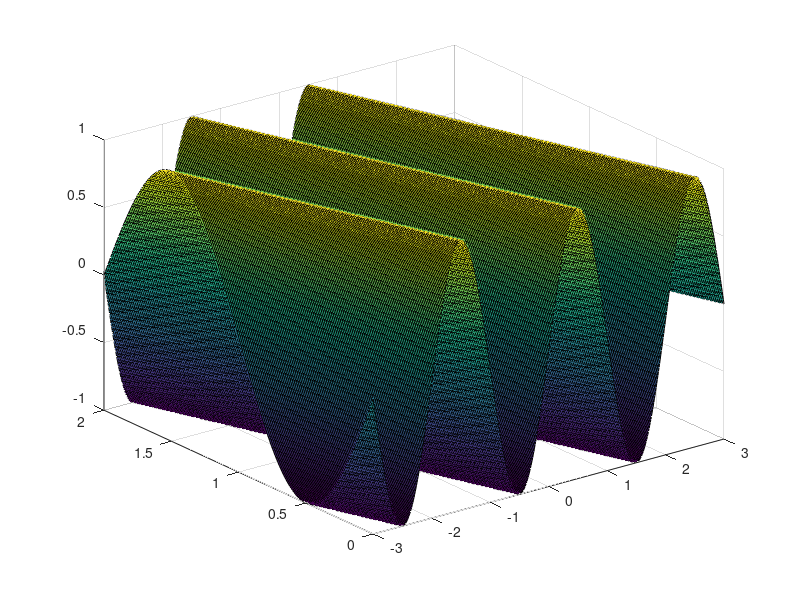
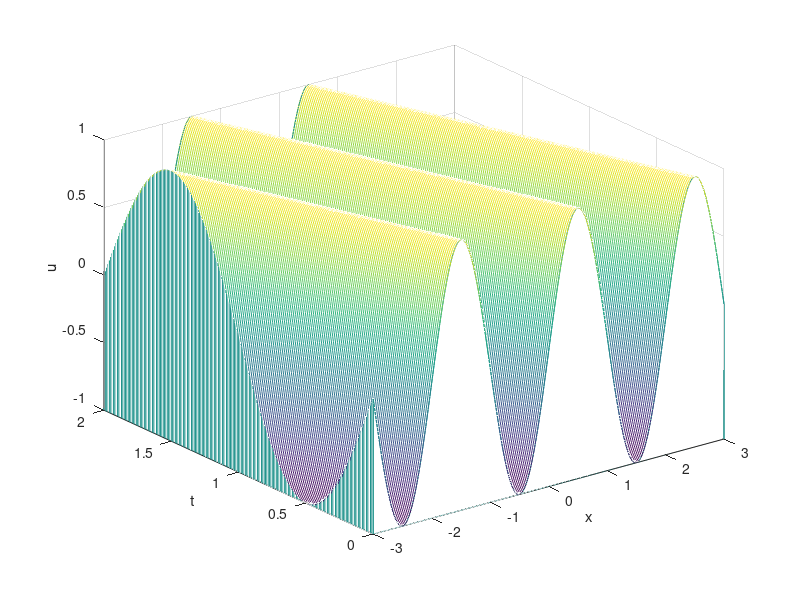
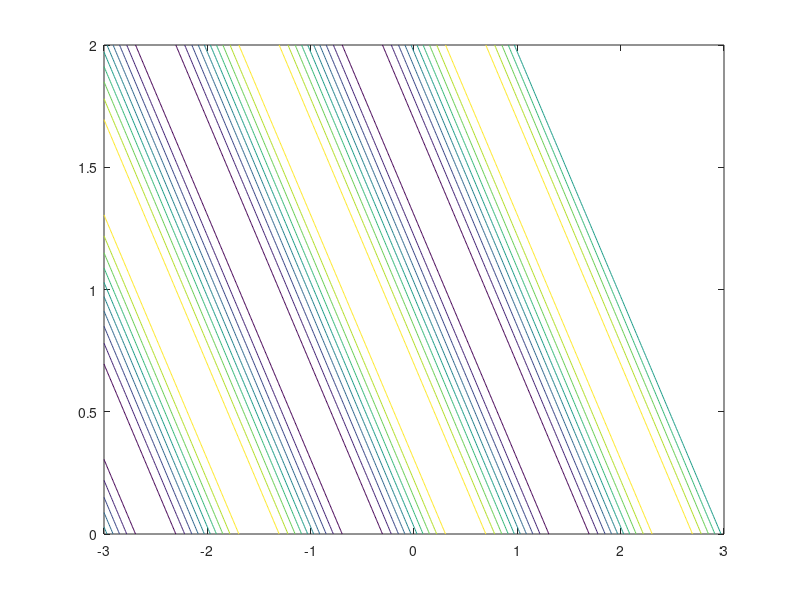

Write the MATLAB code that produced these figures, in order.
clear all

DeltaT= 0.01;
DeltaX = 0.01;
t_vals= 0:DeltaT:2;
x_vals = -3:DeltaX:3;
% def of 7.11
C = -1*DeltaT/DeltaX;

u_vals(1,:) = sin(pi*x_vals);

% steps+1 the same as
for i=2:length(t_vals)
%     u_diff=u_(n,m) -  u_(n+1,m) current position m
% row vector, all values of x
    u_diff = u_vals(i-1,:) - [u_vals(i-1,2:end) 0];
%     introducing initial value to remove 0
    u_vals(i,:)=u_vals(i-1,:) + C*u_diff;
end

figure(1)
% in a mesh
surf(x_vals,t_vals,u_vals)

figure(2)
waterfall(x_vals,t_vals,u_vals)
xlabel('x')
ylabel('t')
zlabel('u')

% contour graph
figure(3)
contour(x_vals,t_vals,u_vals)


